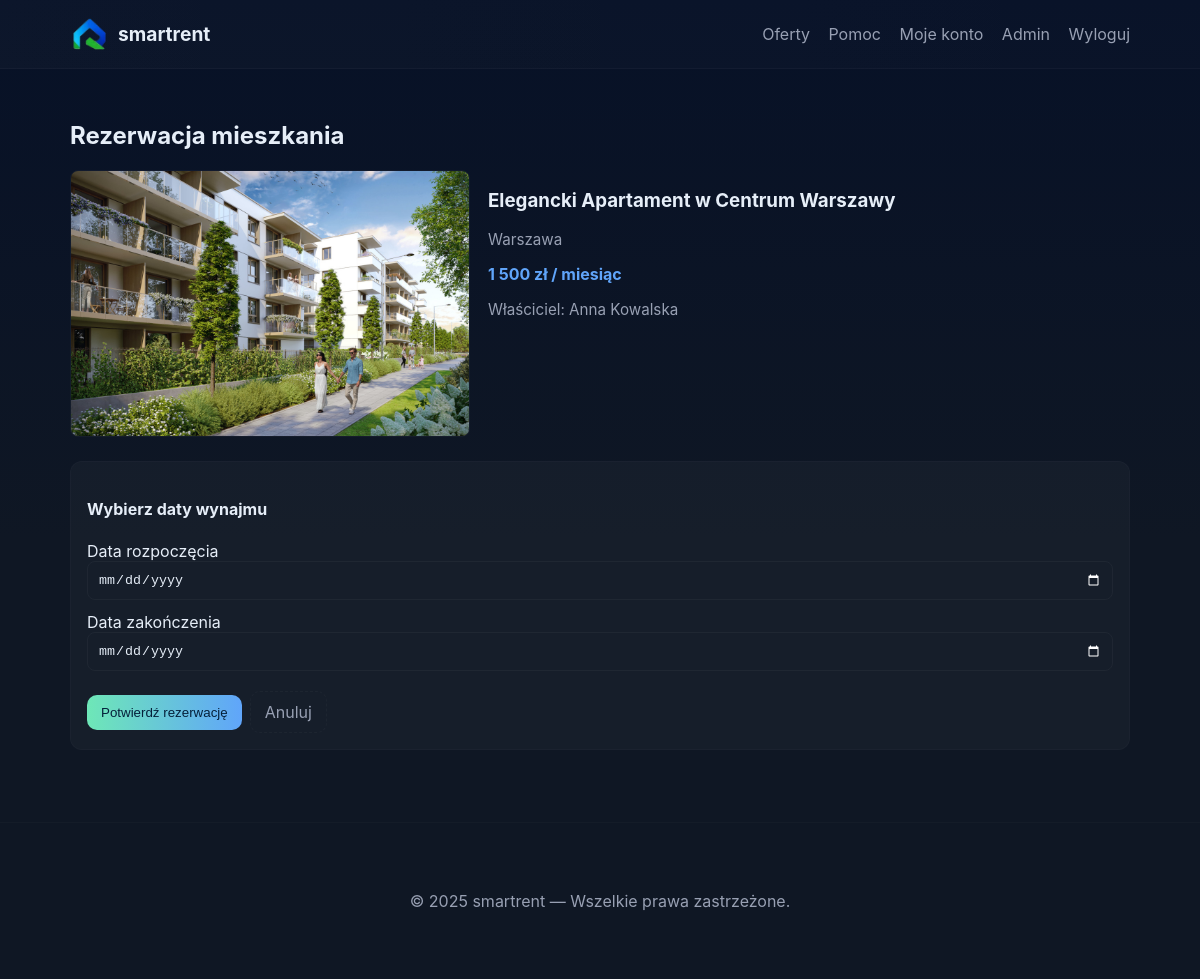
The page /book_property.php?id=31 (signed in) on the database its author committed.
### tables this page shows
CREATE TABLE `properties` (
  `id` int(11) NOT NULL,
  `title` varchar(255) NOT NULL,
  `description` text DEFAULT NULL,
  `price` decimal(10,2) NOT NULL DEFAULT 0.00,
  `city` varchar(120) NOT NULL,
  `image` varchar(255) DEFAULT NULL,
  `owner_id` int(11) DEFAULT NULL,
  `is_rented` tinyint(1) DEFAULT 0,
  `created_at` datetime DEFAULT current_timestamp()
);

CREATE TABLE `users` (
  `id` int(11) NOT NULL,
  `name` varchar(150) NOT NULL,
  `email` varchar(200) NOT NULL,
  `password` varchar(255) NOT NULL,
  `role` enum('user','admin') NOT NULL DEFAULT 'user',
  `created_at` datetime DEFAULT current_timestamp()
);

### book_property.php (the view, shortened to what this page needs)
<?php
require_once 'includes/db.php';
$property_id = intval($_GET['id'] ?? 0);
$stmt = $pdo->prepare("SELECT p.*, u.name AS owner_name, u.id AS owner_id
                       FROM properties p
                       LEFT JOIN users u ON p.owner_id = u.id
                       WHERE p.id = :id LIMIT 1");
$stmt->execute(['id' => $property_id]);
$property = $stmt->fetch(PDO::FETCH_ASSOC);
$errors = [];
$success = false;
if (!function_exists('format_price')) {
    function format_price($amount): string {
        $val = (float)$amount;
        if (floor($val) == $val) {
            return number_format($val, 0, ',', ' ') . ' zł';
        }
        return number_format($val, 2, ',', ' ') . ' zł';
    }
}
?>
<!doctype html>
<html lang="pl">
<head>
  <link rel="stylesheet" href="assets/css/style.css">
</head>
<body>
<?php include 'includes/navbar.php'; ?>
<main class="container">
  <?php if ($success): ?>
    <div class="panel">
      <h2>✓ Rezerwacja potwierdzona!</h2>
      <p>Twoja rezerwacja została pomyślnie utworzona.</p>
      <h3><?=htmlspecialchars($property['title'])?></h3>
      <p><strong>Miasto:</strong> <?=htmlspecialchars($property['city'])?></p>
      <p><strong>Cena:</strong> <?=format_price($property['price'])?> / miesiąc</p>
      <p><strong>Okres wynajmu:</strong> <?=htmlspecialchars($start_date)?> → <?=htmlspecialchars($end_date)?></p>
      <div style="margin-top:20px">
        <a class="btn" href="rented_properties.php">Zobacz wynajęte mieszkania</a>
        <a class="btn btn-ghost" href="property_list.php">Przeglądaj dalej</a>
      </div>
    </div>
  <?php else: ?>
    <h2>Rezerwacja mieszkania</h2>
    <div class="property-header" style="margin-bottom:20px">
      <div class="property-gallery" style="max-width:400px">
        <img src="<?= $property['image'] ? 'uploads/properties/'.rawurlencode($property['image']) : 'assets/img/placeholder.png' ?>"
             alt="<?=htmlspecialchars($property['title'])?>"
             style="width:100%; border-radius:8px">
      </div>
      <div class="property-meta">
        <h3><?=htmlspecialchars($property['title'])?></h3>
        <p class="muted"><?=htmlspecialchars($property['city'])?></p>
        <div class="price"><?=format_price($property['price'])?> / miesiąc</div>
        <?php if (!empty($property['owner_name'])): ?>
          <p class="muted">Właściciel: <?=htmlspecialchars($property['owner_name'])?></p>
        <?php endif; ?>
      </div>
    </div>
    <?php if (empty($errors) || (count($errors) === 1 && in_array("Nie możesz zarezerwować własnego mieszkania.", $errors))): ?>
      <?php if (!in_array("Nie możesz zarezerwować własnego mieszkania.", $errors) && !in_array("To mieszkanie jest już wynajęte.", $errors)): ?>
        <div class="panel">
          <form method="post" action="">
            <h4>Wybierz daty wynajmu</h4>
            <label>
              Data rozpoczęcia
              <input type="date" name="start_date" required min="<?=date('Y-m-d')?>" value="<?=htmlspecialchars($_POST['start_date'] ?? '')?>">
            </label>
            <label>
              Data zakończenia
              <input type="date" name="end_date" required min="<?=date('Y-m-d', strtotime('+1 day'))?>" value="<?=htmlspecialchars($_POST['end_date'] ?? '')?>">
            </label>
            <div class="form-actions" style="margin-top:20px">
              <button type="submit" class="btn btn-primary">Potwierdź rezerwację</button>
              <a href="property_details.php?id=<?=intval($property_id)?>" class="btn btn-ghost">Anuluj</a>
            </div>
          </form>
        </div>
      <?php endif; ?>
    <?php endif; ?>
  <?php endif; ?>
</main>
<?php include 'includes/footer.php'; ?>
</body>
</html>

### assets/css/style.css (style rules this page uses)
:root { --bg:#0f1724; --card:#0b1220; --muted:#98a0b3; --accent:#6ee7b7; --accent-2:#60a5fa; --text:#e6eef8; --glass: rgba(255,255,255,0.03); --radius:12px; --max-width:1100px; --gap:18px; font-family: Inter, ui-sans-serif, system-ui, -apple-system, "Segoe UI", Roboto, "Helvetica Neue", Arial; color-scheme: dark; }
* { box-sizing:border-box }
body { margin:0; background: linear-gradient(180deg, #071127 0%, #0f1724 55%); color:var(--text); -webkit-font-smoothing:antialiased; -moz-osx-font-smoothing:grayscale; min-height:100vh; }
.container { max-width:var(--max-width); margin:0 auto; padding:32px 20px; }
.btn { display:inline-block;padding:10px 14px;border-radius:10px;background:transparent;border:1px solid rgba(255,255,255,0.04);color:var(--text);text-decoration:none;cursor:pointer; }
.btn-primary { background:linear-gradient(90deg,var(--accent),var(--accent-2));color:#05203a;border:0 }
.btn-ghost { background:transparent;border:1px dashed rgba(255,255,255,0.03);color:var(--muted) }
.muted { color:var(--muted);font-size:0.95rem }
.price { margin-top:8px;font-weight:700;color:var(--accent-2) }
.panel { background:var(--glass);padding:16px;border-radius:12px;border:1px solid rgba(255,255,255,0.02); }
.property-header { display:flex;gap:18px;align-items:flex-start }
.property-gallery img { max-width:420px;border-radius:12px;border:1px solid rgba(255,255,255,0.03) }
.property-meta { flex:1 }
label { display:block;margin-bottom:12px }
input[type="text"],input[type="email"],input[type="password"],textarea,input[type="number"],input[type="date"] { width:100%;padding:10px;border-radius:8px;border:1px solid rgba(255,255,255,0.04);background:transparent;color:var(--text) }
.form-actions { display:flex;gap:8px;align-items:center;margin-top:12px }

### rows shown on the page
properties: image (picture), title "Elegancki Apartament w Centrum Warszawy", city "Warszawa", price "1 500 zł", owner.name "Anna Kowalska"

### other values the page prints
APP_NAME "smartrent"
